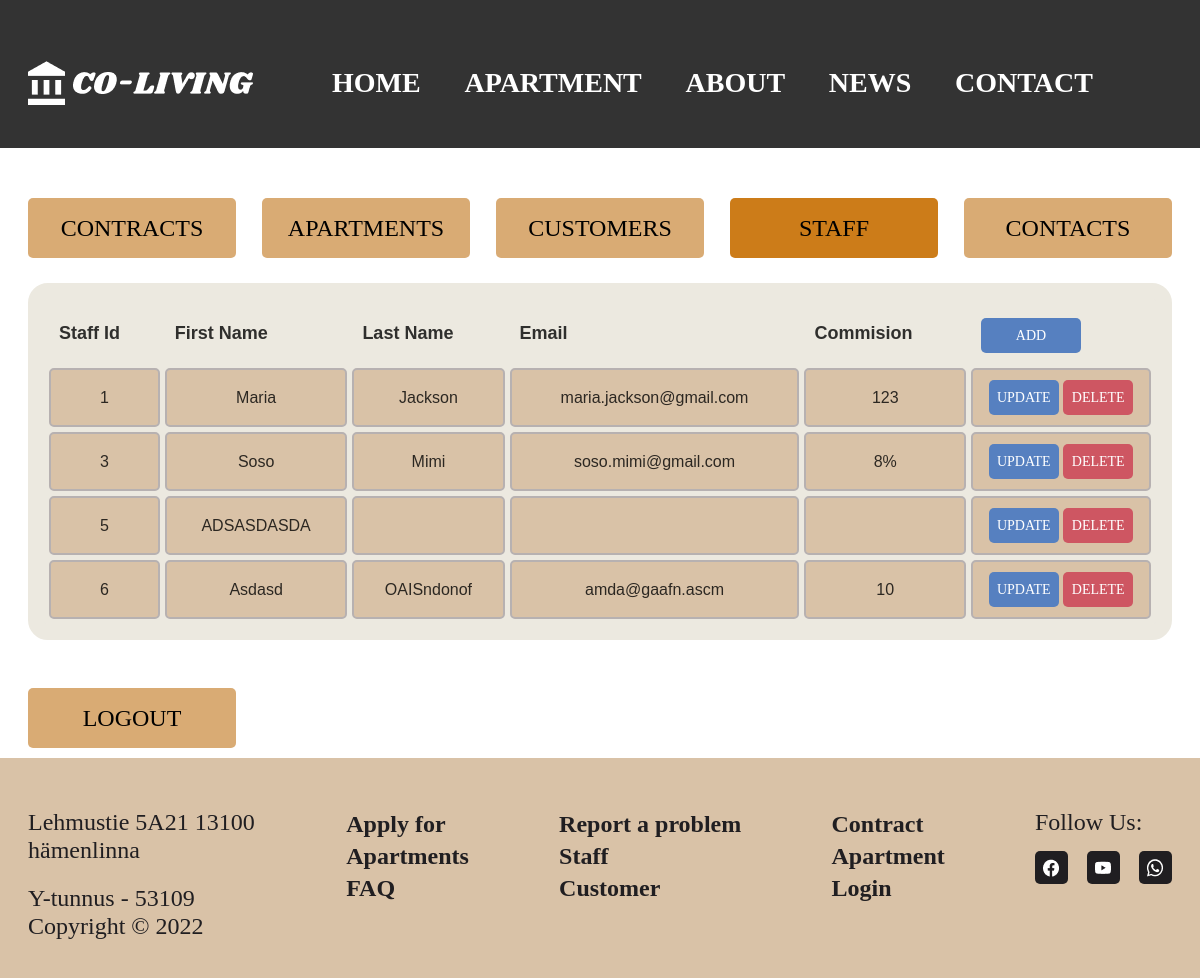
The page /coliving/main/staff_list.php (signed in) on the database its author committed.
### tables this page shows
CREATE TABLE `Staff` (
  `ID_staff` int(11) NOT NULL,
  `F_name` varchar(20) NOT NULL,
  `L_name` varchar(20) NOT NULL,
  `Email` varchar(30) NOT NULL,
  `Commision` varchar(10) NOT NULL
);

### coliving/main/staff_list.php (the view, shortened to what this page needs)
<link rel="stylesheet" href="../css/style.css" class="style">
<?php include '../components/header.php'; ?>
<div class="container my-5">
    <div class="button_list">
        <button class="btn btn-primary"> <a href="contract_list.php" class="text-light"> Contracts </a></button>
        <button class="btn btn-primary"> <a href="apartment_admin.php" class="text-light"> Apartments </a></button>
        <button class="btn btn-primary"> <a href="customer_list.php" class="text-light"> Customers </a></button>
        <button class="btn btn-primary" style="background-color: #cc7c19;"> <a href="staff_list.php" class="text-light"> Staff </a></button>
        <button class="btn btn-primary"> <a href="contact_list.php" class="text-light"> Contacts </a></button>
    </div>
  <table class="table">
    <thead>
      <tr>
        <th scope="col">Staff Id</th>
        <th scope="col">First Name</th>
        <th scope="col">Last Name</th>
        <th scope="col">Email</th>
        <th scope="col">Commision</th>
        <th scope="col"><button class="btn_op up btn_margin_top"> <a href="staff_add.php" class="text-light"> Add </a></button></th>
      </tr>
    </thead>
    <tbody>
    <?php
    include '../components/connect.php';
    $sql =   "SELECT * FROM `Staff`";
    $result = mysqli_query($conn, $sql);
    if ($result) {
    while ($row = mysqli_fetch_assoc($result)) {
        $id = $row['ID_staff'];
        $firstname = $row['F_name'];
        $lastname = $row['L_name'];
        $email = $row['Email'];
        $commision = $row['Commision'];
        echo '<tr>
            <td scope="row">' . $id . '</td>
            <td>' . $firstname . '</td>
            <td>' . $lastname . '</td>
            <td>' . $email . '</td>
            <td>' . $commision . '</td>
            <td>
    <button class="btn_op up"><a href="staff_update.php?updateid=' . $id . '"class="text-light">Update</a></button>
    <button class="btn_op del"><a href="staff_delete.php?deleteid=' . $id . '"class="text-light">Delete</a></button>
            </td>
        </tr>';
    }
    }
    ?>
    </tbody>
  </table>
</div>
<div class="container">
    <button class="logout btn"><a href="../components/logout.php">Logout</a></button>
  </div>
<?php include '../components/footer.php'; ?>

### coliving/css/style.css (style rules this page uses)
* { margin: 0; padding: 0; box-sizing: border-box; }
.container { position: relative; margin: 0 auto; max-width: 1192px; padding: 0px 24px; }
.table { font-family: sans-serif; text-align: left; width: 100%; border-collapse: separate; border-spacing: 5px; background: #ece9e0; color: rgba(0, 0, 0, 0.8); border: 16px solid #ece9e0; margin: 25px 0; border-radius: 20px; }
.table th { font-size: 18px; padding: 10px; }
.table td { background: #D9C2A7; padding: 10px; border-radius: 5px; border-style: solid; text-align: center; border: 2px solid #B7B1B1; }
.table td:last-child { width: 180px; }
.btn { display: flex; justify-content: center; align-items: center; width: 208px; height: 60px; background: #D9AB74; border:none; border-radius: 5px; cursor: pointer; }
.btn a { font-family: Judson; font-style: normal; font-weight: normal; font-size: 24px; line-height: 28px; text-transform: uppercase; color: #000000; text-decoration: none; }
.logout { margin-bottom: 10px; }
.btn_op { width: 70px; height: 35px; border:none; border-radius: 5px; cursor: pointer; }
.btn_op a { font-family: Judson; font-style: normal; font-weight: normal; font-size: 14px; line-height: 18px; text-transform: uppercase; color: #fff; text-decoration: none; }
.up { background:#5680c0; }
.del { background: #ce5662; }
.mb-5, .my-5 { margin-bottom: 3rem; margin-top: 3rem; }
.button_list { display: flex; justify-content: space-between; flex-direction: row; margin-top: 50px; }
.btn_margin_top { margin-top: 4px; width: 100px; }

### rows shown on the page
staff: ID_staff "1", F_name "Maria", L_name "Jackson", Email "maria.jackson@gmail.com", Commision "123"
staff: ID_staff "3", F_name "Soso", L_name "Mimi", Email "soso.mimi@gmail.com", Commision "8%"
staff: ID_staff "5", F_name "ADSASDASDA"
staff: ID_staff "6", F_name "Asdasd", L_name "OAISndonof", Email "amda@gaafn.ascm", Commision "10"
